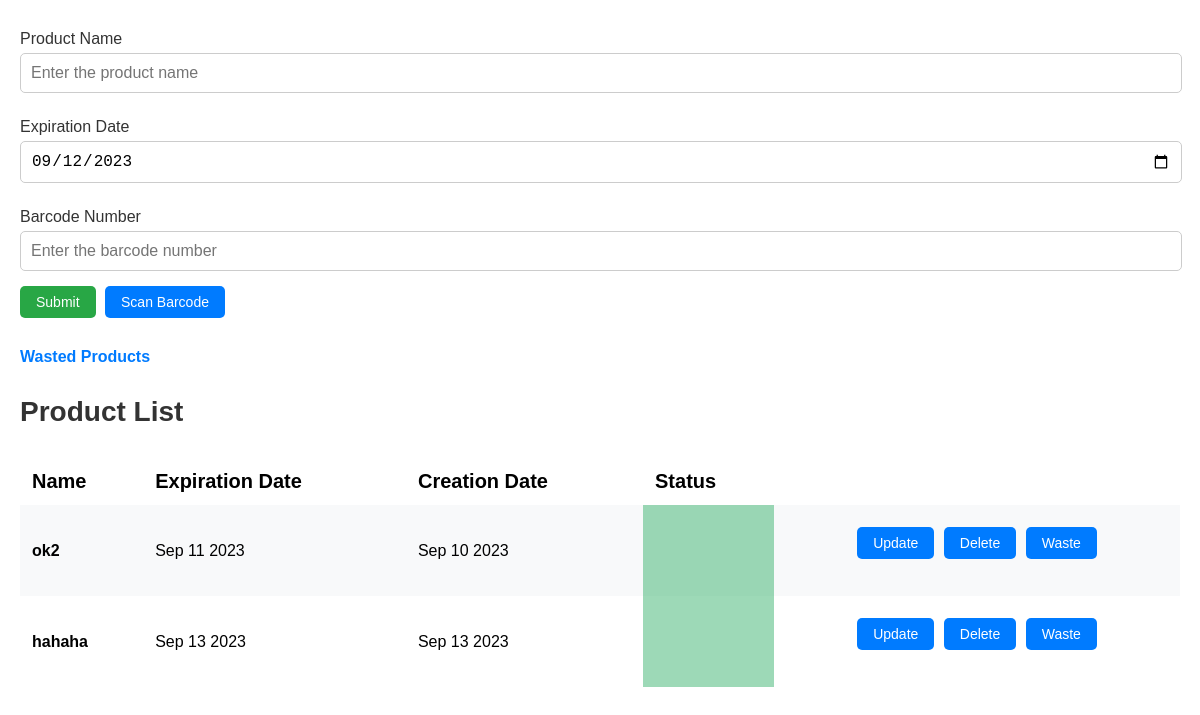
Before: / with the older database file.
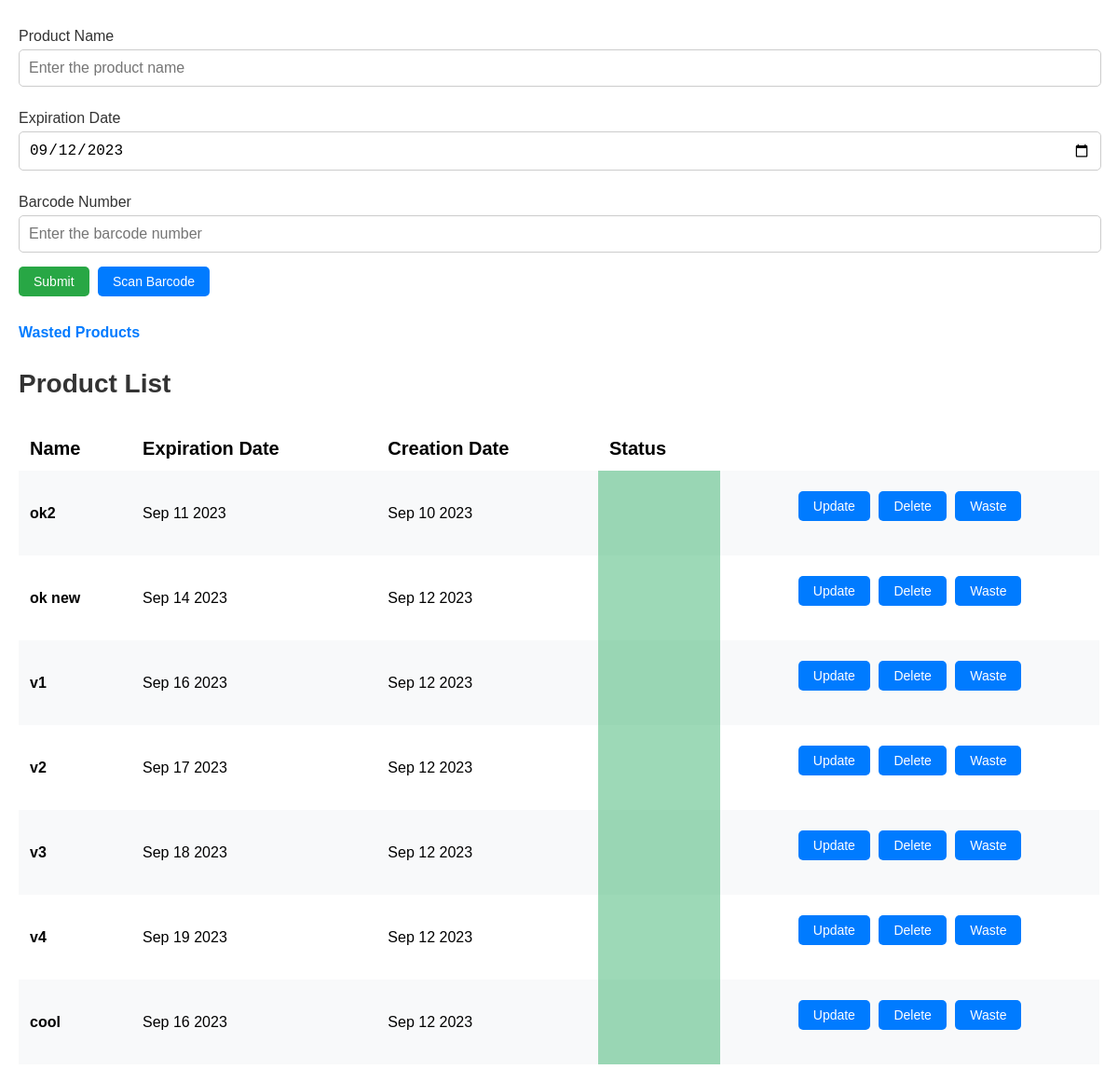
After: the same page with the newer database file.
### app.py (models this page shows, shortened)
class Product(db.Model):
    id = db.Column(db.Integer, primary_key=True)
    product_name = db.Column(db.String(200), nullable=False)
    date_created = db.Column(db.DateTime, default=lambda: datetime.now(pt_timezone))
    date_wasted = db.Column(db.DateTime, default=lambda: datetime.now(pt_timezone))
    expiration_date = db.Column(db.Date)
    expiration_status = db.Column(db.Boolean, default=False)
    wasted_status = db.Column(db.Boolean, default=False)
    barcode_id = db.Column(db.Integer, db.ForeignKey('barcode.id'))
    barcode = db.relationship('Barcode', back_populates='products')

### app.py (the view)
@app.route('/', methods=['POST', 'GET'])
def index():
    if request.method == 'POST':
        item_content = request.form['product-name']
        expiration_date_str = request.form['expiration-date']
        item_expiration_datetime_utc = datetime.strptime(
            expiration_date_str, '%Y-%m-%d').replace(tzinfo=pytz.utc)
        item_expiration_datetime_pt = item_expiration_datetime_utc
        item_expiration_date = item_expiration_datetime_pt.date()
        barcode_number = request.form['barcode-number']
        barcode = Barcode.query.filter_by(barcode_value=barcode_number).first()
        current_date = datetime.now(pt_timezone).date()
        if item_expiration_date <= current_date:
            return redirect(url_for('expired_date_input'))
        if barcode is None:
            new_barcode = Barcode(barcode_value=barcode_number, barcode_item_name=item_content)
            db.session.add(new_barcode)
            db.session.commit()
            barcode = Barcode.query.filter_by(barcode_value=barcode_number).first()
        new_product = Product(product_name=item_content, expiration_date=item_expiration_date, barcode_id=barcode.id)
        db.session.add(new_product)
        db.session.commit()
        products = Product.query.filter_by(wasted_status=False).order_by(Product.date_created).all()
        current_date = datetime.now(pt_timezone)
        return redirect(url_for('index'))
    else:
        products = Product.query.filter_by(wasted_status=False).order_by(Product.date_created).all()
        current_date = datetime.now(pt_timezone)
        return render_template("index.html", products=products, current_date=current_date.strftime('%Y-%m-%d'))

### templates/index.html (shortened to what this page needs)
{% extends 'base.html' %}
{% block body %}
<div class="content">
    <form class="product-form" action="/" method="POST" id="product-form">
        <label for="input-product-name">Product Name</label>
        <input type="text" name="product-name" id="input-product-name" placeholder="Enter the product name" required>
        <label for="input-expiration-date">Expiration Date</label>
        <input type="date" name="expiration-date" id="input-expiration-date" value="{{ current_date }}" required>
        <label for="input-barcode-number">Barcode Number</label>
        <input type="text" name="barcode-number" id="input-barcode-number" placeholder="Enter the barcode number">
        <button type="submit" id="submit-button">Submit</button>
        <div class="scan-barcode-container">
            <button type="button" id="scan-barcode">Scan Barcode</button>
        </div>
    </form>
    <a class="wasted-products-link" href="/wasted_product_list">Wasted Products</a>
    <h1 class="headline">Product List</h1>
    {% if products|length < 1 %} <h4 class="no-products-msg">There are no products. Create one below!</h4>
        {% else %}
        <table class="desktop">
            <tr>
                <td class="attribute-label">Name</th>
                <td class="attribute-label">Expiration Date</th>
                <td class="attribute-label">Creation Date</th>
                <td class="attribute-label">Status</th>
            </tr>
            {% for product in products %}
            <tr data-product-id="{{ product.id }}">
                <td class="product product-name">{{ product.product_name }}</td>
                <td class="product expiration-date">{{ product.expiration_date.strftime('%b %d %Y') }}</td>
                <td class="product creation-date">{{ product.date_created.strftime('%b %d %Y') }}</td>
                <td class="product expiration-status" data-product-id="{{ product.id }}"></td>
                <td class="button-container">
                    <button class="update-button" data-product-id="{{ product.id }}">Update</button>
                    <button class="delete-button" data-product-id="{{ product.id }}">Delete</button>
                    <button class="waste-button" data-product-id="{{ product.id }}">Waste</button>
                </td>
            </tr>
            {% endfor %}
        </table>
        {% endif %}
</div>
{% endblock %}

### templates/base.html (shortened to what this page needs)
<!DOCTYPE html>
<html lang="en">
<head>
    <link rel="stylesheet" href="{{ url_for('static', filename='css/main.css')}}">
</head>
<body>
    {% block body %} {% endblock %}
</body>
</html>

### static/css/main.css (style rules this page uses)
body { font-family: 'Arial', sans-serif; margin: 0 auto; }
.content { max-width: 1200px; padding: 20px; margin: 0 auto; }
h1.headline { font-size: 28px; color: #333; margin: 30px 0; }
.product-form label { display: block; font-size: 16px; color: #333; margin: 10px 0 5px; }
.product-form input[type="text"], .product-form input[type="date"] { width: calc(100% - 20px); padding: 10px; margin-bottom: 15px; border: 1px solid #ccc; border-radius: 5px; font-size: 16px; }
.product-name { font-weight: bold; }
.expiration-status { color: #3cb371; }
.button-container { display: flex; margin: 10px 0 25px 0; }
#submit-button { background-color: #28a745; }
.wasted-products-link { display: block; color: #007bff; text-decoration: none; font-weight: bold; margin: 30px 0; }
button { background-color: #007bff; color: #fff; border: none; padding: 8px 16px; font-size: 14px; border-radius: 5px; cursor: pointer; margin-right: 5px; width: 100%; }
button:last-child { margin-right: 0; }
.product, .attribute-label { width: 100%; }
.desktop { display: none; }
.scan-barcode-container { margin-top: 10px; position: relative; }
@media (min-width: 768px) { .desktop { display: table; } }
@media (min-width: 768px) { .product, .attribute-label { width: auto; } }
@media (min-width: 768px) { #submit-button, .scan-barcode-container { display: inline; } }
@media (min-width: 768px) { table { width: 100%; border-collapse: collapse; margin-top: 20px; } }
@media (min-width: 768px) { th, td { padding: 12px; } }
@media (min-width: 768px) { tr:nth-child(even) { background-color: #f8f9fa; } }
@media (min-width: 768px) { button { width: auto; } }
@media (min-width: 768px) { .button-container { text-align: center; display: block; } }
@media (min-width: 768px) { .attribute-label { font-size: 20px; font-weight: bold; } }
@media (min-width: 768px) { .expiration-status { color: #000; background: rgba(60, 179, 113, 0.5); } }

Changed rows visible on the page:
removed Product: product_name "hahaha", expiration_date "Sep 13 2023", date_created "Sep 13 2023"
added Product: product_name "ok new", expiration_date "Sep 14 2023", date_created "Sep 12 2023"
added Product: product_name "v1", expiration_date "Sep 16 2023", date_created "Sep 12 2023"
added Product: product_name "v2", expiration_date "Sep 17 2023", date_created "Sep 12 2023"
added Product: product_name "v3", expiration_date "Sep 18 2023", date_created "Sep 12 2023"
added Product: product_name "v4", expiration_date "Sep 19 2023", date_created "Sep 12 2023"
added Product: product_name "cool", expiration_date "Sep 16 2023", date_created "Sep 12 2023"
